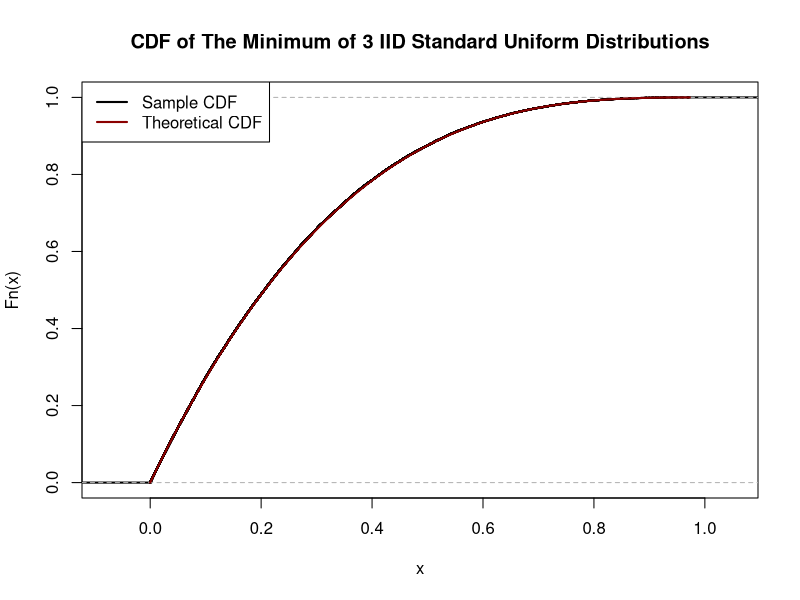
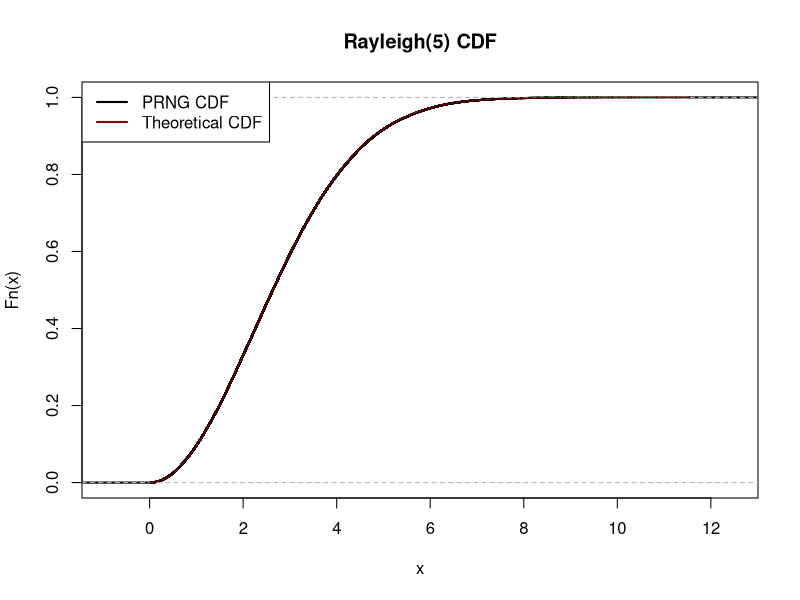

Here is the R script that generated these plots, in order: (Note: this script raises an error after producing the figures.)
## ---- chunk 1
exp(-(5^2)/2)

pnorm(5, lower.tail=FALSE)
## ---- chunk 2
n <- 1e6
X <- rchisq(n, 6)
Y <- rchisq(n, 4)

mean(X / Y)
## ---- chunk 3
R <- replicate(1e5, {
    births <- sample(c("G", "G", "B", "B", "B"))
    ordered <- (births[1] == "G") && (births[5] == "G") # Indicator RVs!
})

mean(R)
## ---- chunk 4
n  <- 1e5
Z1 <- runif(n)
Z2 <- runif(n)
Z3 <- runif(n)

Z_star <- pmin(Z1, Z2, Z3)

CDF_Z_star <- ecdf(Z_star)

z <- seq(min(Z_star), max(Z_star), length.out=401)

CDF_theoretical <- 1 - (1-z)^3

plot(CDF_Z_star, lwd=2, col="black", 
     main="CDF of The Minimum of 3 IID Standard Uniform Distributions")
lines(z, CDF_theoretical, lwd=2, col="red4")
legend("topleft", col=c("black", "red4"), lwd=2, 
       legend=c("Sample CDF", "Theoretical CDF"))
## ---- chunk 5
n <- 1e6
Z1 <- rnorm(n)
Z2 <- rnorm(n)

X1 <- 4 - 2 * Z1 + 4 * Z2
X2 <- 1 + 3 * Z1 - 9 * Z2

cov(X1, X2)
## ---- chunk 6
rRayleigh <- function(n, beta){
    U <- runif(n)
    sqrt(-2 * beta * log(U))
}
## ---- chunk 7
X <- rRayleigh(1e5, 5)
X_cdf <- ecdf(X)

plot(X_cdf, main="Rayleigh(5) CDF", lwd=2)

x <- seq(0, max(X), length.out=401)
R_cdf <- 1-exp(-x^2/10)

lines(x, R_cdf, col="red4")
legend("topleft", 
       col=c("black", "red4"), 
       lwd = 2, 
       legend=c("PRNG CDF", "Theoretical CDF"))
## ---- chunk 8
#| warning: false
pRayleigh <- function(x, beta = 5) 1 - exp(-x^2 / (2 * beta))
ks.test(X, pRayleigh)
## ---- chunk 9
mean(replicate(1e6, {
    sum(rpois(40, lambda=2)) > 100
}))
## ---- chunk 10
mean(replicate(1e6, {
    sum(rpois(50, lambda=2)) >= 100
}))
## ---- chunk 11
n <- 1e6
X <- rgamma(n, 4, scale=2)
Y <- rgamma(n, 1, scale=5)

var(X * Y)
## ---- chunk 12
n <- 1e6
X <- rgamma(n, 5, scale = 2)
Y <- rpois(n, X)
var(Y)
## ---- chunk 13
f <- function(x, y) 1/(12 * sqrt(3) * pi) * exp(-x^2/6 - y^2/54 + x * y / 18)
inner_int <- function(y) integrate(function(x) f(x, y), lower=-Inf, upper=Inf)$value
inner_int <- Vectorize(inner_int, "y")
integrate(inner_int, lower=-Inf, upper=Inf)
## ---- chunk 14
mean(replicate(1e5, {
    Z <- rnorm(6, mean=1, sd=1)
    sum(Z^2)
}))
## ---- chunk 15
mean(rchisq(1e6, df=6, ncp=6))
## ---- chunk 16
integrate(function(x) x^3 * 4/255, lower=1, upper=4)
## ---- chunk 17
n <- 1e6
data.frame(A1 = sample(1:6, n, replace=TRUE),
           A2 = sample(1:6, n, replace=TRUE),
           B  = sample(1:6, n, replace=TRUE)) |>
    mutate(A = pmax(A1, A2)) |>
    mutate(B_wins = B >= A)  |>
    summarize(P_B_wins = mean(B_wins))
## ---- chunk 18
n <- 1e6
data.frame(A1 = sample(1:20, n, replace=TRUE),
           A2 = sample(1:20, n, replace=TRUE),
           B  = sample(1:20, n, replace=TRUE)) |>
    mutate(A = pmax(A1, A2)) |>
    mutate(B_wins = B >= A)  |>
    summarize(P_B_wins = mean(B_wins))
## ---- chunk 19
rpareto <- function(n, alpha) 1/runif(n)^(1/alpha)

X <- rpareto(1e7, alpha=4)
mean(X[X >= 5])
## ---- chunk 20
mean(replicate(1e5, {
    birth_months <- sample(month.name, 40, replace=TRUE)
    N_shared <- sum(outer(birth_months, birth_months, `==`))
    (N_shared - 40)/2
}))
## ---- chunk 21
mean(replicate(1e5, {
    birth_months <- sample(month.name, 40, replace=TRUE, 
                           prob=c(31, 28, 31, 30, 31, 30, 31, 31, 30, 31, 30, 31))
    N_shared <- sum(outer(birth_months, birth_months, `==`))
    (N_shared - 40)/2
}))
## ---- chunk 22
X <- rnorm(1e6, mean=16, sd=2)

gX <- sqrt(X)

hist(gX, probability=TRUE, breaks=50,
     main="Density of Square Root of a Normal Distribution")
xx <- seq(min(gX), max(gX), length.out=401)

lines(xx, dnorm(xx, mean=4, sd=1/4), col="red4")
## ---- chunk 23
mean(replicate(1e5, {
    X1 <- rnorm(1, mean=2, sd=5)
    X2 <- rpois(1, 5)
    X3 <- runif(1, -3, 3)
    X <- sample(c(X1, X2, X3), 1)
    X
}))
## ---- chunk 24
library(MASS)
mu <- c(72, 72)
Sigma <- matrix(c(36, 9, 9, 36), nrow=2)
X <- mvrnorm(1e7, mu, Sigma)
MOM_HT <- X[,1]
DAU_HT <- X[,2]

mean(MOM_HT > DAU_HT + 4)
## ---- chunk 25
n <- 1e6
N1 <- rpois(n, 4)
N2 <- rpois(n, 3)
X <- N1 - N2
var(X)
## ---- chunk 26
alpha <- scales::alpha
plot(x=0, y=0, xlim=c(0, 1), ylim=c(0, 1), 
     type="n", xlab="X", ylab="Y", asp=1)
segments(x0=c(0, 0, 0, 1), y0=c(0, 1, 0, 0), 
         x1=c(1, 1, 0, 1), y1=c(0, 1, 1, 1), 
         lwd=2)
polygon(x=c(0, 1, 1, 0), y=c(0.5, 0.5, 1, 1), 
        col=alpha("pink", 0.5))
polygon(x=c(0, 1, 1), y=c(0, 1, 0), 
        col=alpha("lightblue", 0.5))
## ---- chunk 27
library(dplyr)
data.frame(X = runif(1e6), 
           Y = runif(1e6)) |>
    filter(Y > 0.5) |> 
    summarize(mean(X > Y))
## ---- chunk 28
n <- 1e6
MEAN <- 3

S <- sample(c(-1, +1), n, replace=TRUE)
E <- rexp(n, rate=1/MEAN)

L <- S * E

mean(L)
var(L)
## ---- chunk 29
mean(replicate(1e5, {
    Z <- rnorm(7)
    median(Z) > 0
}))
## ---- chunk 30
n <- 1e6
X <- rnorm(n, mean=1, sd=2)
Y <- rnorm(n, mean=3 * X, sd=1)
Z <- rnorm(n, mean=3 * X, sd=1)

cov(X, Y + Z)
